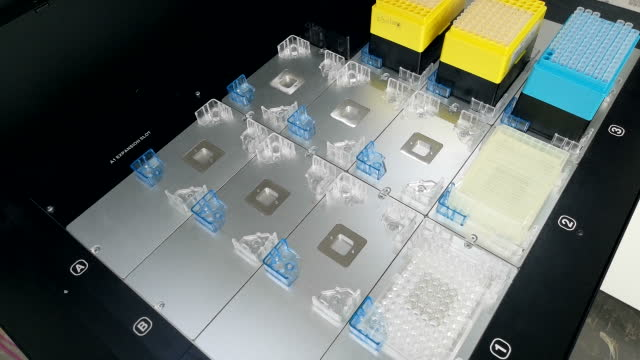
#> input picture frames/02-22-28-20.jpg, 640 x 360 px
$ python live.py --source ../frames/02-22-28-20.jpg
#> lines starting #> are read from the running program, lines starting #| are printed output that depends on the picture; after the words box and inside, x2 and y2 are one past the last pixel; in counts of white or black regions, pixels touching at a corner belong together
### tipcount/monitor.py
"""Slot-locked real-time tip counter.

The deck camera is fixed and tip racks sit in deck slots, so the 96-well face of a rack in a
given slot is always the same quadrilateral in the image.  Calibrate that quad once per slot
(``slots.json``), then per frame the work is one small perspective warp per slot plus a few
array reductions: well under a millisecond per slot.

Per-cell classification (measured on this camera, OpenCV HSV):
    pale  = rack hue, 45 <= S < pale_s, V > pale_v            -> tip collar
    rim   = rack hue, S >= hole_s, V between hole_v_min and hole_v_ratio * lattice brightness
                                                              -> empty-well rim / shadowed lattice
    frame = rack hue, S >= hole_s, bright                     -> frame / lattice
A cell is a tip when its centre window is mostly pale and shows no rim.  Two counts are
produced: tips seen directly, and 96 minus empty wells seen directly; they agree when the
grid is aligned, and the gap is reported as a health signal.
"""
from __future__ import annotations

import json
import time
from collections import deque
from dataclasses import dataclass, field
from pathlib import Path

import cv2
import numpy as np

COLS, ROWS, CELL = 12, 8, 8
WARP_W, WARP_H = COLS * CELL, ROWS * CELL
DST = np.array([[0, 0], [WARP_W, 0], [WARP_W, WARP_H], [0, WARP_H]], np.float32)
WIN = slice(1, 7)   # central 6x6 of each 8x8 cell

# Thresholds are relative to the rack's own frame (lattice brightness and frame saturation) so
# that auto-exposure and shadows move everything together.  Absolute equivalents at the
# calibration exposure: yellow pale_s~150 pale_v~140, blue pale_s~140 pale_v~110.
RACK_COLOURS = {
    "yellow": dict(h=(14, 40), pale_s_rel=0.68, pale_v_rel=0.57, hole_s_rel=0.86, hole_v_ratio=0.90, hole_v_min_rel=0.49, tip_pf=0.5),
    "blue":   dict(h=(86, 112), pale_s_rel=0.63, pale_v_rel=0.50, hole_s_rel=0.86, hole_v_ratio=0.80, hole_v_min_rel=0.18, tip_pf=0.3),
}
SKIN = dict(h=(0, 17), s=(60, 170), v=(110, 255))
SKIN_MIN_BLOB = 1200


@dataclass
class SlotReading:
    slot: str
    present: bool
    colour: str | None = None
    count: int | None = None            # best estimate: tips seen (yellow) / 96 - holes seen (blue)
    count_by_holes: int | None = None   # the other estimator, as a cross-check
    grid: np.ndarray | None = None      # 8x12 bool
    occluded: bool = False
    coverage: float = 0.0               # fraction of cells that look like rack at all
    misaligned: bool = False            # frame-dominated cells inside the grid
    unknown: int = 0                    # cells whose centre falls outside the image; `count` assumes
                                        # they are intact, so the true count is in [count - unknown, count]
    quality: float = 0.0                # coverage minus frame fraction; used to arbitrate overlaps


@dataclass
class FrameReading:
    slots: list[SlotReading] = field(default_factory=list)
    ms: float = 0.0


def _cells(mask: np.ndarray) -> np.ndarray:
    return mask.reshape(ROWS, CELL, COLS, CELL)[:, WIN, :, WIN].mean(axis=(1, 3))


def pixel_classes(warp_hsv: np.ndarray, colour: str):
    """pale (tip collar), rim (empty-well rim), frame (bright lattice/border) masks of a warp."""
    spec = RACK_COLOURS[colour]
    h, s, v = warp_hsv[:, :, 0], warp_hsv[:, :, 1], warp_hsv[:, :, 2]
    hue_ok = (h >= spec["h"][0]) & (h <= spec["h"][1])
    # Near-black pixels get arbitrary hue and saturation in HSV, so everything below is gated on
    # brightness as well, and a "rack" whose frame is not bright is no rack.
    strong = hue_ok & (s >= 190) & (v >= 80)
    frame_s = float(np.median(s[strong])) if strong.sum() > 20 else 225.0
    sat = hue_ok & (s >= spec["hole_s_rel"] * frame_s) & (v >= 25)
    lattice_v = float(np.percentile(v[sat], 95)) if sat.sum() > 20 else 255.0
    if lattice_v < 110:
        z = np.zeros(h.shape, bool)
        return z, z, z
    pale = hue_ok & (s >= 45) & (s < spec["pale_s_rel"] * frame_s) & (v > spec["pale_v_rel"] * lattice_v)
    rim = sat & (v < spec["hole_v_ratio"] * lattice_v) & (v >= spec["hole_v_min_rel"] * lattice_v)
    frame = sat & (v >= spec["hole_v_ratio"] * lattice_v)
    return pale, rim, frame


# Expanded warp with a one-cell margin, used to score how well a quad fits the rack face.
MARGIN = 1
EW, EH = (COLS + 2 * MARGIN) * CELL, (ROWS + 2 * MARGIN) * CELL
M0 = MARGIN * CELL
EDST = np.array([[M0, M0], [M0 + COLS * CELL, M0], [M0 + COLS * CELL, M0 + ROWS * CELL], [M0, M0 + ROWS * CELL]], np.float32)
_yy, _xx = np.mgrid[0:EH, 0:EW]
_RING = ~((_xx >= M0) & (_xx < EW - M0) & (_yy >= M0) & (_yy < EH - M0)) & (_yy >= M0)   # not the back margin


# [16 lines left out: function fit_score, not called in this run]


class SlotMonitor:
    def __init__(self, slots_path: str | Path, history: int = 3, track: bool = True, track_px: int = 3):
#> called with slots_path = 'tipcount/slots.json', history = 3, track = True, track_px = 3
        self.track, self.track_px = track, track_px   # keep < half a cell or the search can jump a well
        cfg = json.loads(Path(slots_path).read_text())
#> (reads tipcount/slots.json from the repository)
        self.slots = {}
        for name, s in cfg["slots"].items():
            q = np.array(s["quad"], np.float32)
            M = cv2.getPerspectiveTransform(q, DST)
            cx, cy = np.meshgrid((np.arange(COLS) + 0.5) * CELL, (np.arange(ROWS) + 0.5) * CELL)
            centres = np.stack([cx, cy], -1).reshape(1, -1, 2).astype(np.float32)
            img_pts = cv2.perspectiveTransform(centres, np.linalg.inv(M)).reshape(ROWS, COLS, 2)
            W, H = cfg.get("image_size", [640, 360])
            valid = (img_pts[..., 0] >= 2) & (img_pts[..., 0] <= W - 3) & (img_pts[..., 1] >= 2) & (img_pts[..., 1] <= H - 3)
            self.slots[name] = dict(quad=q, M=M, bbox=(q.min(0) - 12, q.max(0) + 12), valid=valid, centres=img_pts,
                                    partial=bool(s.get("partial", False)))
        self.history = {name: deque(maxlen=history) for name in self.slots}
        self.track_state = {name: dict(offset=np.zeros(2, np.float32), score=None) for name in self.slots}

    def _classify(self, warp_hsv: np.ndarray, colour: str):
        pale, rim, frame = pixel_classes(warp_hsv, colour)
        P = pale.reshape(ROWS, CELL, COLS, CELL); R = rim.reshape(ROWS, CELL, COLS, CELL)
        pf = P[:, 2:6, :, 2:6].mean(axis=(1, 3))                      # pale in the 4x4 centre
        ring = (R.sum(axis=(1, 3)) - R[:, 2:6, :, 2:6].sum(axis=(1, 3))) / (CELL * CELL - 16)
        rf = _cells(rim); ff = _cells(frame)
        return pf, rf, ff, ring

    def read(self, bgr: np.ndarray) -> FrameReading:
        t0 = time.perf_counter()
        hsv = cv2.cvtColor(bgr, cv2.COLOR_BGR2HSV)
#> hsv: shape (360, 640, 3); mean H, S, V 78.2, 91, 112.6
#> bgr is the input picture: shape (360, 640, 3); mean B, G, R 103.9, 108.9, 101.7
        skin = cv2.inRange(hsv, (SKIN["h"][0], SKIN["s"][0], SKIN["v"][0]), (SKIN["h"][1], SKIN["s"][1], SKIN["v"][1]))
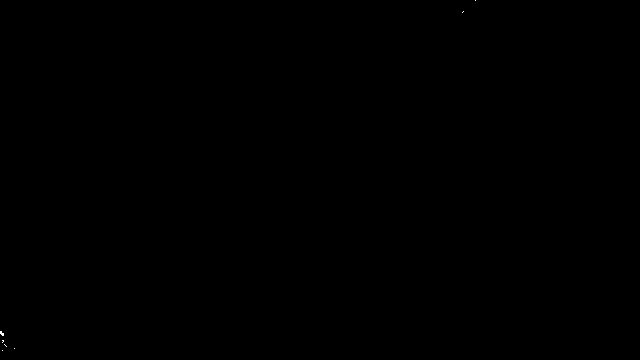
#> skin: shape (360, 640); 0.01% white in thin lines or dots, all inside (x1, y1, x2, y2) = (0, 0, 476, 351)
        skin = cv2.morphologyEx(skin, cv2.MORPH_OPEN, np.ones((3, 3), np.uint8))
#> skin: shape (360, 640); 0% white; 1 white region (1 under 20 px)
        ns, _, sst, _ = cv2.connectedComponentsWithStats(skin, connectivity=8)
#> ns = 2; sst = [[0, 0, 640, 360, 230394], [0, 331, 2, 3, 6]]
        skin_boxes = [sst[i] for i in range(1, ns) if sst[i, cv2.CC_STAT_AREA] >= SKIN_MIN_BLOB]
#> skin_boxes = []

        out = FrameReading()
        for name, sl in self.slots.items():
            warp = cv2.warpPerspective(hsv, sl["M"], (WARP_W, WARP_H), flags=cv2.INTER_LINEAR)
            best = None
            for colour in RACK_COLOURS:
                pf, rf, ff, ring = self._classify(warp, colour)
                coverage = float(((pf + rf + ff) >= 0.5).mean())
                if best is None or coverage > best[0]:
                    best = (coverage, colour, pf, rf, ff, ring)
            coverage, colour, pf, rf, ff, ring = best
            (bx0, by0), (bx1, by1) = sl["bbox"]
            occluded = any(sx < bx1 and sx + sw > bx0 and sy < by1 and sy + sh > by0
                           for sx, sy, sw, sh, _a in skin_boxes)
            if coverage < 0.75:
                out.slots.append(SlotReading(name, False, None, None, None, None, occluded, coverage))
                self.history[name].clear()
                continue
            if self.track:
                # Hand or gripper placement varies by a few px between runs.  Search a small
                # translation of the calibrated quad for the most *decisive* grid: cell centres
                # that are clearly pale or clearly not, with no frame inside cells.  Stateless,
                # ~17 small warps per visible rack.
                q0 = sl["quad"]
                def decisive(dx, dy):
                    Mq = cv2.getPerspectiveTransform(q0 + np.array([dx, dy], np.float32), DST)
                    w = cv2.warpPerspective(hsv, Mq, (WARP_W, WARP_H), flags=cv2.INTER_LINEAR)
                    pf_, rf_, ff_, ring_ = self._classify(w, colour)
                    return float(np.abs(pf_ - 0.5).mean() - ff_.mean()), (pf_, rf_, ff_, ring_)
                best_sc, best_d, best_maps = decisive(0, 0)[0], (0, 0), None
                for step, centre in ((2, (0, 0)), (1, None)):
                    c0 = best_d if centre is None else centre
                    for dx in (-step, 0, step):
                        for dy in (-step, 0, step):
                            d = (c0[0] + dx, c0[1] + dy)
                            if d == (0, 0) and best_maps is None and step == 2:
                                continue
                            if max(abs(d[0]), abs(d[1])) > self.track_px:
                                continue
                            sc, maps = decisive(*d)
                            if sc > best_sc + 1e-6:
                                best_sc, best_d, best_maps = sc, d, maps
                if best_maps is not None:
                    pf, rf, ff, ring = best_maps
                    coverage = float(((pf + rf + ff) >= 0.5).mean())
                self.track_state[name]["offset"] = np.array(best_d, np.float32)
            # A real well face: nearly every cell is a collar, a well disc or (at the edges) frame,
            # and cells are decisive.  Rack walls and deck seen through a vacant slot are not.
            face = float(((pf >= 0.3) | ((rf >= 0.25) & (ff < 0.5)) | (ff >= 0.4)).mean())
            decisive = float(np.abs(pf - 0.5).mean())
            if face < 0.80 or decisive < 0.25:
                out.slots.append(SlotReading(name, False, None, None, None, None, occluded, coverage))
                self.history[name].clear()
                continue
            spec_tip = RACK_COLOURS[colour]["tip_pf"]
            framey = ff >= 0.4                      # the cell is mostly frame: grid edge misfit, not a well
            if colour == "yellow":
                # an empty 200uL well shows a saturated rim around a (sometimes lit) centre; a tip
                # collar covers the whole cell so its ring is never rim-coloured
                tips = (pf >= 0.5) & (ring <= 0.10)
                empties = ((ring > 0.10) | (pf < 0.3)) & ~framey
            else:
                # an empty 1000uL well is a dark saturated disc in the centre of the cell
                tips = pf >= spec_tip
                empties = (rf >= 0.25) & (pf < spec_tip) & ~framey
            unknown = ~sl["valid"]
            tips &= ~unknown; empties &= ~unknown
            misaligned = bool(framey.sum() > 4)
            if sl["partial"] or unknown.sum() > 12:
                # most of the face is outside the picture: say so instead of guessing
                out.slots.append(SlotReading(name, True, colour, None, None, tips, occluded, coverage,
                                             misaligned, int(unknown.sum()), float(coverage - ff.mean())))
                continue
            misaligned = bool((ff >= 0.5).sum() > 4)
            # Which object is the distinctive one depends on the rack: a 200uL collar is a clean
            # pale disc with no rim (count tips), an empty 1000uL well is a clean dark disc
            # (count holes).  The other count is kept as a cross-check.
            n_unknown = int(unknown.sum())
            n_tips, n_holes = int(tips.sum()) + n_unknown, int(96 - empties.sum())
            count, cross = (n_tips, n_holes) if colour == "yellow" else (n_holes, n_tips)
            r = SlotReading(name, True, colour, count, cross, tips,
                            occluded, coverage, misaligned, int(unknown.sum()), float(coverage - ff.mean()))
            if not occluded:
                self.history[name].append(r.count)
            out.slots.append(r)
#> this loop made 7 passes
#> (colour, face, decisive, spec_tip) on passes 3, 7: ('blue', 0.896, 0.452, 0.3), ('yellow', 0.906, 0.492, 0.5)
#> (colour, face, decisive) on pass 1: ('yellow', 0.531, 0.469)
#> pass 1, in pixel_classes, `h, s, v = warp_hsv[:, :, 0], warp_hsv[:, :, 1], warp_hsv[:, :, 2]`:
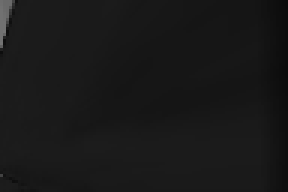
#> h: shape (64, 96) (shown 3 times larger); min 11, max 116, mean 24.5
#> pass 1, in pixel_classes, `h, s, v = warp_hsv[:, :, 0], warp_hsv[:, :, 1], warp_hsv[:, :, 2]`:
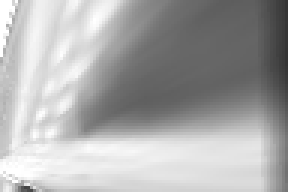
#> s: shape (64, 96) (shown 3 times larger); min 52, max 255, mean 170.7
#> pass 1, in pixel_classes, `h, s, v = warp_hsv[:, :, 0], warp_hsv[:, :, 1], warp_hsv[:, :, 2]`:
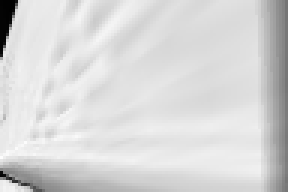
#> v: shape (64, 96) (shown 3 times larger); min 1, max 253, mean 215
#> after the loop: warp: shape (64, 96, 3); mean H, S, V 23.5, 111.6, 224
#> after the loop, out.slots = 7 items; self.track_state = 7 items
        out.slots = self._suppress_overlaps(out.slots)
        out.ms = (time.perf_counter() - t0) * 1000
        return out

    def _suppress_overlaps(self, readings):
        """Hand-placed racks can straddle two calibrated positions; keep the better reading."""
        present = [r for r in readings if r.present]
#> present = 2 items
        drop = set()
        for i, a in enumerate(present):
            for b in present[i + 1:]:
                if self._overlap(a.slot, b.slot) > 0.3:
                    drop.add(b.slot if a.quality >= b.quality else a.slot)
#> this loop made 2 passes
#> after the loop, drop = 0 items
        for r in readings:
            if r.slot in drop:
                r.present = False; r.count = None; r.count_by_holes = None
                self.history[r.slot].clear()
#> this loop made 7 passes
        return readings

    def _overlap(self, a, b):
        pa = self.slots[a]["quad"].astype(np.float32); pb = self.slots[b]["quad"].astype(np.float32)
        inter, _ = cv2.intersectConvexConvex(pa, pb)
        return inter / min(cv2.contourArea(pa), cv2.contourArea(pb))

    def smoothed(self, name: str) -> int | None:
        h = self.history[name]
        return int(np.median(h)) if h else None


# [14 lines left out: function draw, not called in this run]

### tipcount/live.py
"""Live tip-count monitor.

Examples
  python -m tipcount.live --source 0                       # webcam index
  python -m tipcount.live --source rtsp://... | http://host/stream.mjpg
  python -m tipcount.live --source http://ROBOT_IP:31950/camera/picture --snapshot   # OT-2 style still endpoint
  python -m tipcount.live --source frames/                 # a folder of JPGs, replayed in name order
  python -m tipcount.live --source clip.mp4 --show --out readings.jsonl

Each frame prints one JSON line per slot:
  {"t": 1730000000.123, "slot": "G_near_mid", "present": true, "colour": "yellow", "count": 64,
   "count_low": 64, "cross_check": 76, "smoothed": 64, "occluded": false, "latency_ms": 18.2}
`smoothed` is the median of the last 3 unoccluded readings and is the value a digital twin
should display; `count` is this frame's raw reading.
"""
from __future__ import annotations

import argparse
import glob
import json
import sys
import time
from pathlib import Path

import cv2
import numpy as np

from .monitor import SlotMonitor, draw


def frames(source: str, snapshot: bool):
    if Path(source).is_dir():
        for f in sorted(glob.glob(str(Path(source) / "[0-9][0-9]-[0-9][0-9]-[0-9][0-9]-[0-9][0-9].jpg")) or glob.glob(str(Path(source) / "*.jpg")), key=lambda f: Path(f).name.split("-", 1)[-1]):
            yield cv2.imread(f)
        return
    if snapshot:
        import urllib.request
        while True:
            data = urllib.request.urlopen(source, timeout=5).read()
            im = cv2.imdecode(np.frombuffer(data, np.uint8), cv2.IMREAD_COLOR)
            if im is not None:
                yield im
        return
    cap = cv2.VideoCapture(int(source) if source.isdigit() else source)
    cap.set(cv2.CAP_PROP_BUFFERSIZE, 1)          # always read the newest frame
    while True:
        ok, im = cap.read()
        if not ok:
            return
        yield im


def main():
    ap = argparse.ArgumentParser()
    ap.add_argument("--source", required=True)
    ap.add_argument("--slots", default=str(Path(__file__).with_name("slots.json")))
    ap.add_argument("--snapshot", action="store_true", help="source is a still-image URL to poll")
    ap.add_argument("--show", action="store_true", help="show the overlay window")
    ap.add_argument("--out", help="append JSON lines here")
    ap.add_argument("--no-track", action="store_true")
    args = ap.parse_args()

    mon = SlotMonitor(args.slots, track=not args.no_track)
    sink = open(args.out, "a") if args.out else None
    for im in frames(args.source, args.snapshot):
        t_cap = time.time()
        if im.shape[1] != 640:
            im = cv2.resize(im, (640, int(im.shape[0] * 640 / im.shape[1])))
        fr = mon.read(im)
        for r in fr.slots:
            rec = dict(t=round(t_cap, 3), slot=r.slot, present=r.present, colour=r.colour, count=r.count,
                       count_low=(None if r.count is None else r.count - r.unknown), cross_check=r.count_by_holes,
                       smoothed=mon.smoothed(r.slot), occluded=r.occluded, unknown_cells=r.unknown,
                       latency_ms=round(fr.ms, 2))
            line = json.dumps(rec)
            print(line)
            if sink:
                sink.write(line + "\n")
        if sink:
            sink.flush()
        if args.show:
            cv2.imshow("tipcount", draw(im, mon, fr))
            if cv2.waitKey(1) & 0xFF == 27:
                break


if __name__ == "__main__":
    main()
